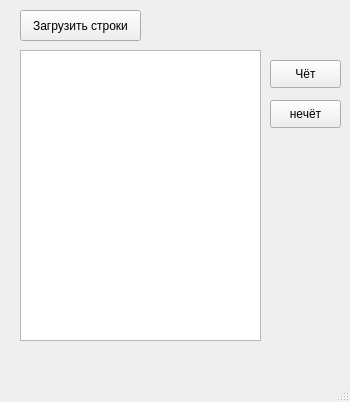
<?xml version="1.0" encoding="UTF-8"?>
<ui version="4.0">
 <class>MainWindow</class>
 <widget class="QMainWindow" name="MainWindow">
  <property name="geometry">
   <rect>
    <x>0</x>
    <y>0</y>
    <width>350</width>
    <height>402</height>
   </rect>
  </property>
  <property name="windowTitle">
   <string>MainWindow</string>
  </property>
  <widget class="QWidget" name="centralwidget">
   <widget class="QListWidget" name="lines">
    <property name="geometry">
     <rect>
      <x>20</x>
      <y>50</y>
      <width>241</width>
      <height>291</height>
     </rect>
    </property>
    <property name="font">
     <font>
      <pointsize>9</pointsize>
     </font>
    </property>
   </widget>
   <widget class="QPushButton" name="button_lines_load">
    <property name="geometry">
     <rect>
      <x>20</x>
      <y>10</y>
      <width>121</width>
      <height>31</height>
     </rect>
    </property>
    <property name="text">
     <string>Загрузить строки</string>
    </property>
   </widget>
   <widget class="QPushButton" name="button_even">
    <property name="geometry">
     <rect>
      <x>270</x>
      <y>60</y>
      <width>71</width>
      <height>28</height>
     </rect>
    </property>
    <property name="text">
     <string>Чёт</string>
    </property>
   </widget>
   <widget class="QPushButton" name="button_uneven">
    <property name="geometry">
     <rect>
      <x>270</x>
      <y>100</y>
      <width>71</width>
      <height>28</height>
     </rect>
    </property>
    <property name="sizePolicy">
     <sizepolicy hsizetype="Fixed" vsizetype="Fixed">
      <horstretch>71</horstretch>
      <verstretch>28</verstretch>
     </sizepolicy>
    </property>
    <property name="minimumSize">
     <size>
      <width>71</width>
      <height>28</height>
     </size>
    </property>
    <property name="maximumSize">
     <size>
      <width>71</width>
      <height>28</height>
     </size>
    </property>
    <property name="sizeIncrement">
     <size>
      <width>71</width>
      <height>28</height>
     </size>
    </property>
    <property name="baseSize">
     <size>
      <width>71</width>
      <height>28</height>
     </size>
    </property>
    <property name="text">
     <string>нечёт</string>
    </property>
   </widget>
  </widget>
  <widget class="QMenuBar" name="menubar">
   <property name="geometry">
    <rect>
     <x>0</x>
     <y>0</y>
     <width>350</width>
     <height>26</height>
    </rect>
   </property>
  </widget>
  <widget class="QStatusBar" name="statusbar"/>
 </widget>
 <resources/>
 <connections/>
</ui>
